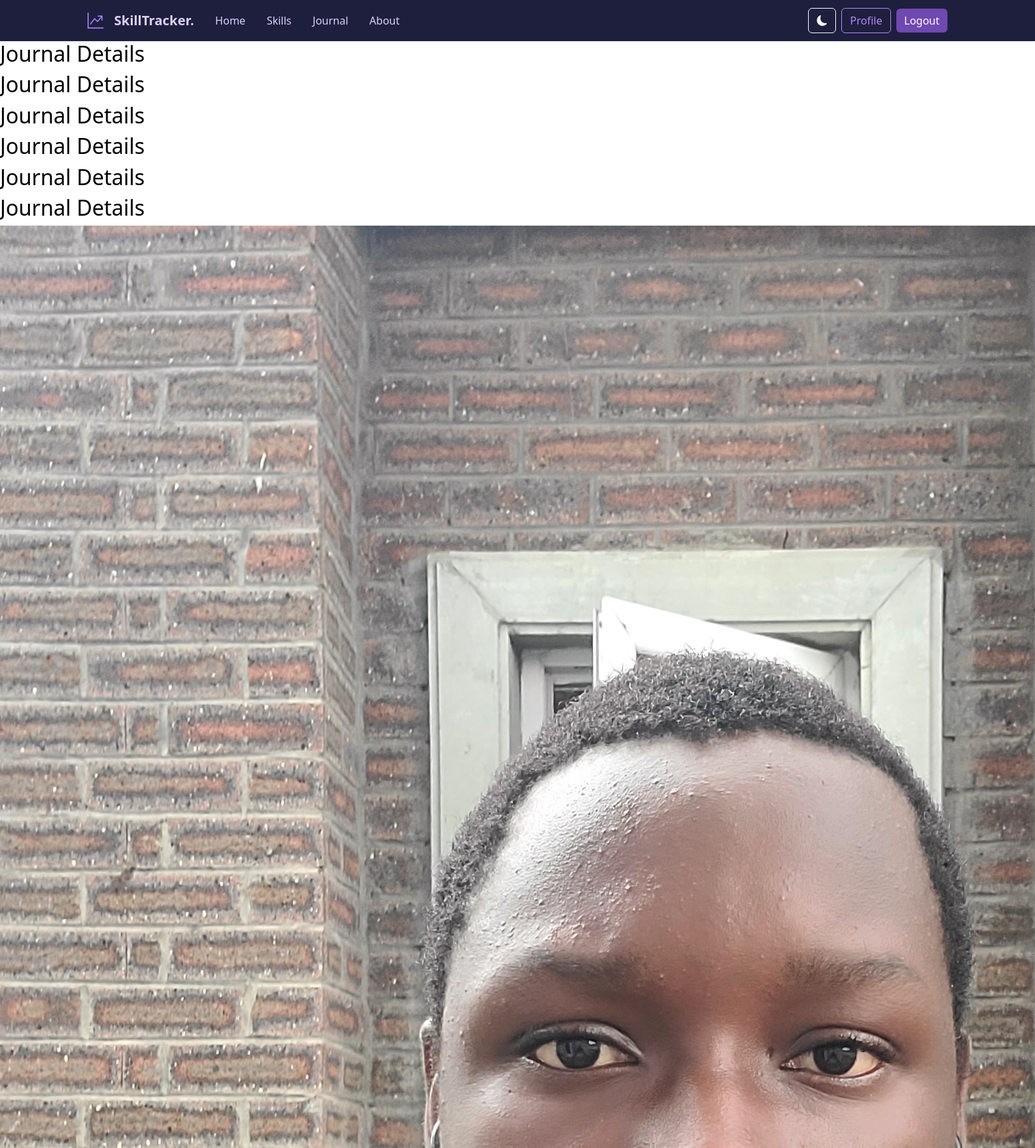
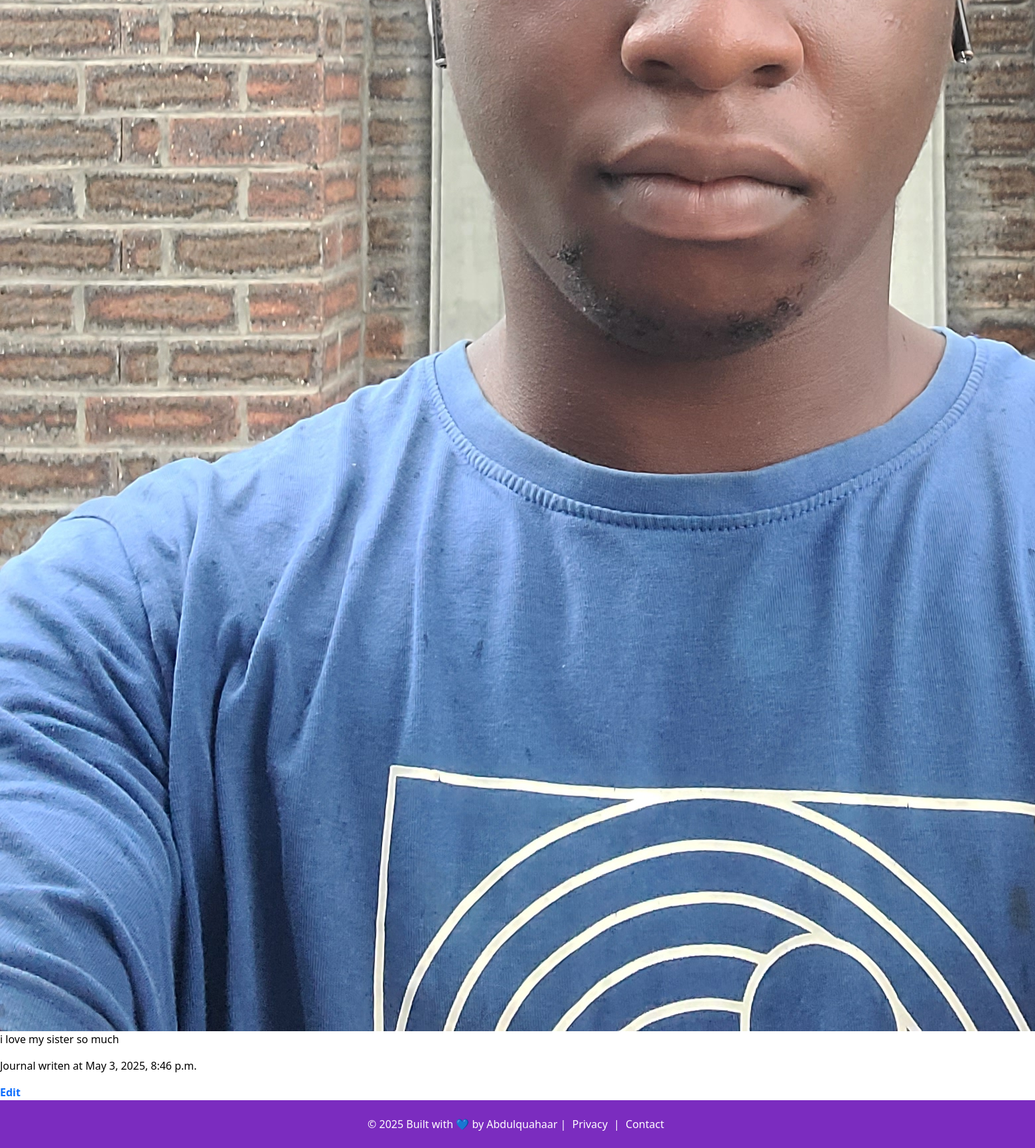
Screenshot of /journal/journal-details/7/ (signed in) with the database file from the repository (2 pictures, top to bottom).
### tracker_app/models.py (models this page shows)
class Journal(models.Model):
    user = models.ForeignKey(User, on_delete=models.CASCADE)
    journal_content = models.TextField()
    journal_image = models.ImageField(upload_to='journal_images/', null=True, blank=True)
    created_at = models.DateTimeField(auto_now_add=True)

### tracker_app/views.py (the view)
# urls.py: path('journal/journal-details/<int:pk>/', views.journal_details, name='journal-details'),
def journal_details(request, pk):
    journal_detail = Journal.objects.get(id=pk)
    if request.user == journal_detail.user:
        return render(request, 'journal_details.html', {'journal_detail':journal_detail})
    else:
        return redirect('journal')

### templates/journal_details.html (shortened to what this page needs)
{% load static %}
<!DOCTYPE html>
<html lang="en">
<head>
    <link rel="stylesheet" href="{% static 'css/journal_details.css' %}">
    <link href="https://cdn.jsdelivr.net/npm/bootstrap@5.3.3/dist/css/bootstrap.min.css" rel="stylesheet">
</head>
<body>
     <div>
        {% include 'navbar.html' %}
     </div>
    <div>
        <div>
            <div class="">
                <div class="">
                    <h2>Journal Details</h2>
                    <h2>Journal Details</h2>
                    <h2>Journal Details</h2>
                    <h2>Journal Details</h2>
                    <h2>Journal Details</h2>
                    <h2>Journal Details</h2>
                    {% if journal.journal_image %}
                    <img src="{{ journal.journal_image.url }}" alt="Journal image">
                    {% else %}
                    <img src="{% static 'images/20241022_143310.jpg' %}" alt="Default image">
                    {% endif %}
                    <p>{{ journal_detail.journal_content }}</p>
                    <p>Journal writen at {{ journal_detail.created_at }}</p>
                    <a href="#" class="text-decoration-none text-purple fw-bold">Edit</a>
                </div>
            </div>
        </div>
    </div>
    <footer class="footer text-center py-4">
        &copy; 2025 Built with 💙 by Abdulquahaar |
        <a href="#" class="footer-link">Privacy</a> |
        <a href="https://github.com/oladayotech" class="footer-link" target="_blank">Contact</a>
    </footer>
</body>
</html>

### static/css/journal_details.css (style rules this page uses)
.footer { background-color: #7b2cbf; color: white; padding: 1rem 0; }
.footer-link { text-decoration: none; color: white; margin: 0 5px; transition: color 0.3s; }

### templates/navbar.html (style rules this page uses)
:root { --bg-light: #ffffff; --text-light: #000000; --bg-dark: #1e1f3d; --text-dark: #dcd0ff; }
body { background-color: var(--bg-light); color: var(--text-light); transition: background-color 0.5s, color 0.5s; }

### rows the page displays
Journal: journal_content "i love my sister so much", created_at "May 3, 2025, 8:46 p.m."
